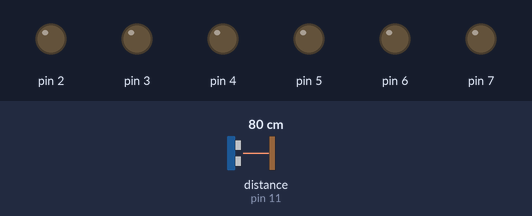
The sketch below on a simulated Arduino Uno, built with avr-gcc and run on an emulated ATmega328P. On the bench: output pins drawn as LEDs (lit = HIGH). Wiring (inferred from the names in the program): ultrasonic range finder: trigger pin 12; echo pin 11. The inputs (shaded band) are chosen by the test bench; at power-on: distance to the obstacle (sensor on pin 11) 80 cm. The echo pulse lasts 58.3 µs per cm; pins used as bus, display or sensor lines are not drawn.

Above: at 1.2 s.
1.3 s: distance to the obstacle (sensor on pin 11) set to 64 cm
2.8 s: distance to the obstacle (sensor on pin 11) set to 55 cm
At 3.5 s:
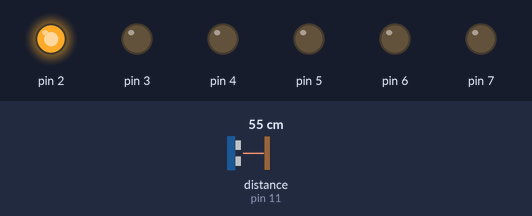
4.3 s: distance to the obstacle (sensor on pin 11) set to 48 cm
At 5.7 s:
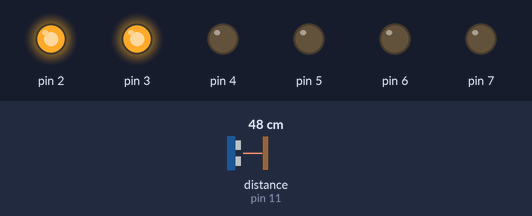
6.0 s: distance to the obstacle (sensor on pin 11) set to 44 cm
7.5 s: distance to the obstacle (sensor on pin 11) set to 38 cm
At 8.7 s:
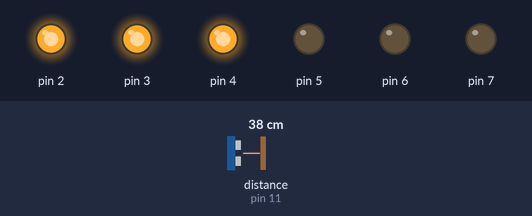
9.0 s: distance to the obstacle (sensor on pin 11) set to 60 cm
At 9.6 s:
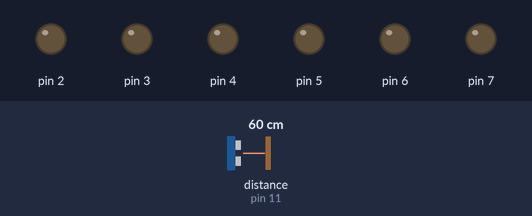
Timing chart, 0 to 11.6 s (numbered marks = the images above; inputs shaded):
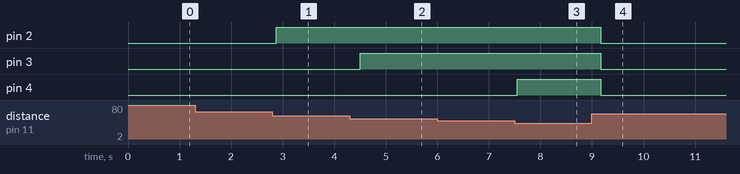

Measured:
- the behaviour switches between 60 and 59 cm on distance to the obstacle (sensor on pin 11) (found by bisection; images 0 and 1)
- the behaviour switches between 52 and 51 cm on distance to the obstacle (sensor on pin 11) (found by bisection; images 1 and 2)
- the behaviour switches between 42 and 41 cm on distance to the obstacle (sensor on pin 11) (found by bisection; images 2 and 3)
- after the input at 1.3 s, every drawn part: stays the same
- after the input at 2.8 s, pin 2: LOW → HIGH after 0.07 s
- after the input at 4.3 s, pin 3: LOW → HIGH after 0.20 s
- after the input at 6.0 s, every drawn part: stays the same
- after the input at 7.5 s, pin 4: LOW → HIGH after 0.05 s
- after the input at 9.0 s, pin 2–4: HIGH → LOW after 0.17 s

The sketch:

distance-sensor.ino
```cpp
#define echoPin 11
#define trigPin 12

void setup() {
  //signalization didoes
  //blue diodes
  pinMode(2, OUTPUT);
  pinMode(3, OUTPUT);
  //yellow diodes
  pinMode(4, OUTPUT);
  pinMode(5, OUTPUT);
  //red diodes
  pinMode(6, OUTPUT);
  pinMode(7, OUTPUT);

  pinMode(echoPin, INPUT);  //echo as input - distance read
  pinMode(trigPin, OUTPUT); //trig as output - sending signals
}

void loop() {
  long distance = measureDistance(); //assign function return to variable
  int diodes = map(distance, 2, 60, 6, 0);  //rescale distance to number of diodes on
  switch (diodes) {
    case 0:
      //all diodes off
      for (int i = 2; i <= 7; i++) digitalWrite(i, LOW);
      break;

    case 1:
      //1 diode on, 5 diodes off
      digitalWrite(2, HIGH);
      for (int i = 3; i <= 7; i++) digitalWrite(i, LOW);
      break;

    case 2:
      //2 diode on, 4 diodes off
      for (int i = 2; i <= 3; i++) digitalWrite(i, HIGH);
      for (int i = 4; i <= 7; i++) digitalWrite(i, LOW);
      break;

    case 3:
      //3 diode on, 3 diodes off
      for (int i = 2; i <= 4; i++) digitalWrite(i, HIGH);
      for (int i = 5; i <= 7; i++) digitalWrite(i, LOW);
      break;

    case 4:
      //4 diode on, 2 diodes off
      for (int i = 2; i <= 5; i++) digitalWrite(i, HIGH);
      for (int i = 6; i <= 7; i++) digitalWrite(i, LOW);
      break;

    case 5:
      //5 diode on, 1 diodes off
      for (int i = 2; i <= 6; i++) digitalWrite(i, HIGH);
      digitalWrite(7, LOW);
      break;

    case 6:
      //all diodes on
      for (int i = 2; i <= 7; i++) digitalWrite(i, HIGH);
      break;
  }
  delay(200);
}

long measureDistance() {
  //distance measuring function
  digitalWrite(trigPin, LOW);
  delayMicroseconds(2);
  digitalWrite(trigPin, HIGH);
  delayMicroseconds(10);
  digitalWrite(trigPin, LOW);

  long measurement = pulseIn(echoPin, HIGH);
  long distance1 = measurement / 58;  //distance in cm

  return distance1;
}
```
